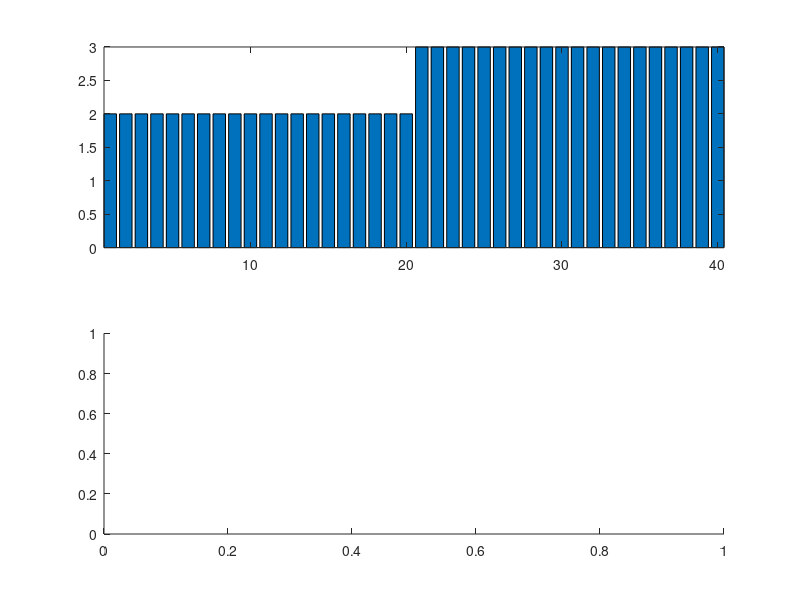

The MATLAB script that drew this image: (Note: this script raises an error after producing the figure.)
% 데이터 불러오기
clear; close all; clc

load fisheriris;
%% 각 종을 숫자로 표현 1: setosa, 2: versicolor, 3: virginia
spcs2num=[];
for k=1:1:length(species)
    if strcmp(species(k), 'setosa')==1
        spcs2num(k, 1)=1;
    elseif strcmp(species(k), 'versicolor')==1
        spcs2num(k, 1)=2;
    elseif strcmp(species(k), 'virginica')==1
        spcs2num(k, 1)=3;
    end
end

%% 학습데이터와 평가데이터 나누기
% 두개의 그룹만 먼저 나눠봅시다 versicolor vs virginica
% 오늘은 편의상 아래와 같이 나눔
% 1~50: setosa, 51~100: versicolor, 101~150: virginica
% 학습데이터 | 71~100: versicolor, 121~150: verginica 총 60개
% 평가데이터 | 51~70: versicolor, 101~120: virginica 총 40개
tr_id = [71:1:100 121:1:150]
Training_data=meas(tr_id, :);
Training_label = spcs2num(tr_id, :);

ts_id = [51:1:70 101:1:120];
Test_data = meas(ts_id, :);
Test_label = spcs2num(ts_id, :);

%% 매트랩 내부 함수를 이용한 KNN 모델 만들기 (학습: 결정해야 할 것: k, 거리를 어떤 방법으로 할지)
k = 3; % 인접한 이웃 3개만 보겠다
mdl = fitcknn(Training_data, Training_label, 'NumNeighbors', k, 'Distance', 'euclidean');
% mdl = fitcknn(Training_data, Training_label, 'NumNeighbors', k); % knn에서 거리를 계산하는 default 방법은
% 유클리디안이므로, 이렇게 작성해도 됨

%% 평가해보기 # 1
% test의 첫번째 데이터를 넣어보자
result = predict(mdl, Test_data(1, :))

%% 평가해보기 # 2: 한번에 다해보기
result = predict(mdl, Test_data)

%% 그려보기
figure;
subplot(211); bar(Test_label); axis tight;
subplot(212); bar(result); axis tight;

figure;
subplot(311); bar(Test_label); axis tight;
subplot(312); bar(result); axis tight;
subplot(313); bar(Test_label - result); axis tight;
